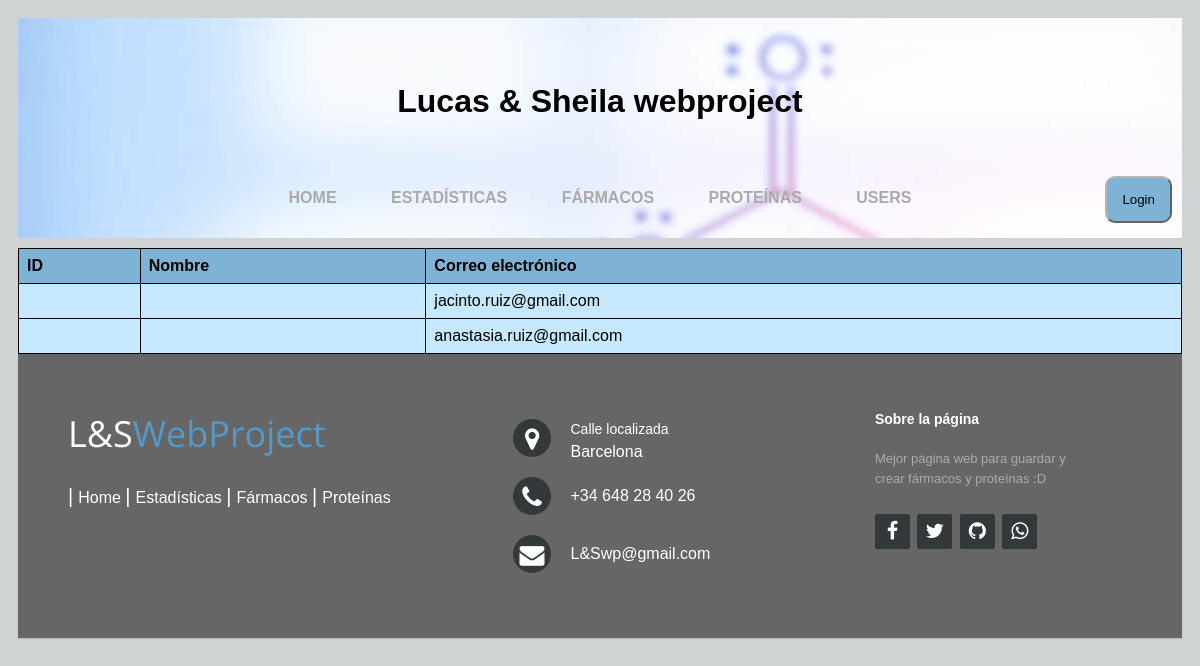
Screenshot of /php/listaUsers.php with the database file from the repository.
### tables this page shows
CREATE TABLE `usuarios` (
  `idUsuario` int(11) NOT NULL,
  `nombre` varchar(50) NOT NULL,
  `contrasenya` varchar(50) NOT NULL,
  `email` varchar(50) NOT NULL,
  `rol` varchar(50) NOT NULL,
  `fechaAlta` datetime NOT NULL,
  `activo` tinyint(1) NOT NULL
);

### php/listaUsers.php (the view, shortened to what this page needs)
<?php include_once('conexionBBDD.php');?>
<!DOCTYPE html>
<html lang="en">
<head>
    <link rel="stylesheet" href="../css/listaUsers.css">
    <link rel="stylesheet" href="../css/general.css">
    <link rel="stylesheet" href="https://cdnjs.cloudflare.com/ajax/libs/font-awesome/4.7.0/css/font-awesome.min.css">
</head>
<body>
    <header style="background-image: url('img/header3.jpg'); height: 200px;">
        <h1 id="header">Lucas & Sheila webproject</h1>
    <nav style ="margin-top: 55px;">
        <a href="../home.html">Home</a>
        <a href="../estadisticas.html">Estadísticas</a>
        <a href="../farmacos.html">Fármacos</a>
        <a href="../proteinas.html">Proteínas</a>
        <a href="/listaUsers">Users</a>
    </nav>
    <a href="login.html">
        <button id="btnLogin">Login</button>
    </a>
    </header>
    <div id="body">
      <table>
        <tr>
          <th>ID</th>
          <th>Nombre</th>
          <th>Correo electrónico</th>
          <?php $sql = "SELECT * FROM usuarios";
          $result = mysqli_query($conexion, $sql);
          while($row = mysqli_fetch_assoc($result)): ?>
          <tr>
            <td><?php echo $row['id']; ?></td>
            <td><?php echo $row['username']; ?></td>
            <td><?php echo $row['email']; ?></td>
          </tr>
          <?php endwhile; ?>
      </table>
    </div>
    <footer class="footer">
        <div class="footer-left">
            <h3>L&S<span>WebProject</span></h3>
            <p class="footer-links">
                <a href="home.html">Home</a>
                <a href="estadisticas.html">Estadísticas</a>
                <a href="farmacos.html">Fármacos</a>
                <a href="proteinas.html">Proteínas</a>
            </p>
        </div>
        <div class="footer-center">
            <div>
                <i class="fa fa-map-marker"></i>
                <p><span>Calle localizada</span>Barcelona</p>
            </div>
            <div>
                <i class="fa fa-phone"></i>
                <p>+34 648 28 40 26</p>
            </div>
            <div>
                <i class="fa fa-envelope"></i>
                <p><a href="mailto:support@company.com">L&Swp@gmail.com</a></p>
            </div>
        </div>
        <div class="footer-right">
            <p class="infop">
                <span>Sobre la página</span>
                Mejor página web para guardar y crear fármacos y proteínas :D
            </p>
            <div class="footer-icons">
                <a href="https://es-es.facebook.com/"><i class="fa fa-facebook"></i></a>
                <a href="https://twitter.com/"><i class="fa fa-twitter"></i></a>
                <a href="https://github.com/"><i class="fa fa-github"></i></a>
                <a href="web.whatsapp.com"><i class="fa fa-whatsapp"></i></a>
            </div>
        </div>
    </footer>
</body>
</html>

### css/listaUsers.css (style rules this page uses)
table { margin-top: 10px; width: 100%; border-collapse: collapse; }
th, td { border: 1px solid black; padding: 8px; text-align: left; }
th { background-color: #7FB3D5; }
td { background-color: #c5e8ff; }

### css/general.css (style rules this page uses)
header { padding: 10px; text-align: center; background-image: src('images/header3.jpg'); background-color: #D2FFE2; height: 200px; }
body { font-family: Arial; padding: 10px; background-color: #D0D3D4; }
nav { margin-top: 55px; background-color: #D2FFE2.0; background-attachment: fixed; margin-top: 55px; }
nav a { color: black; text-align: center; padding: 15px 15px; display: inline-block; line-height: 1; text-decoration: none; font-weight: 800; margin: 0 10px; text-transform: uppercase; color: #aaa; }
nav a:after { position: absolute; bottom: 0; left: 0; right: 0; margin: auto; width: 0%; content: '.'; color: transparent; background: #333; height: 1px; }
nav a, nav a:after, nav a:before { transition: all .5s; }
#btnLogin { color: black; padding: 15px 15px; margin-top: -45px; line-height: 1; float: right; background-color: #7FB3D5; cursor: pointer; border-radius: 10px; border-color: #B3B6B7; }
.footer { background: #666; box-shadow: 0 1px 1px 0 rgba(0, 0, 0, 0.12); box-sizing: border-box; width: 100%; text-align: left; font: bold 16px arial; padding: 55px 50px; }
.footer .footer-left, .footer .footer-center, .footer .footer-right { display: inline-block; vertical-align: top; }
.footer .footer-left { width: 40%; }
.footer h3 { color: #ffffff; font: normal 36px 'Open Sans', cursive; margin: 0; }
.footer h3 span { color: #5499C7; }
.footer .footer-links { color: #ffffff; margin: 20px 0 12px; padding: 0; }
.footer .footer-links a { display:inline-block; line-height: 1.8; font-weight:400; text-decoration: none; color: inherit; }
.footer .footer-center { width: 35%; }
.footer .footer-center i { background-color: #33383b; color: #ffffff; font-size: 25px; width: 38px; height: 38px; border-radius: 50%; text-align: center; line-height: 42px; margin: 10px 15px; vertical-align: middle; }
.footer .footer-center p { display: inline-block; color: #ffffff; font-weight:400; vertical-align: middle; margin:0; }
.footer .footer-center p span { display:block; font-weight: normal; font-size:14px; line-height:2; }
.footer .footer-center p a { color: white; text-decoration: none;; }
.footer .footer-links a:before { content: "|"; font-weight:300; font-size: 20px; left: 0; color: #fff; display: inline-block; padding-right: 5px; }
.footer .footer-right { width: 20%; }
.footer .infop { line-height: 20px; color: #a7acaf; font-size: 13px; font-weight: normal; margin: 0; }
.footer .infop span { display: block; color: #ffffff; font-size: 14px; font-weight: bold; margin-bottom: 20px; }
.footer .footer-icons { margin-top: 25px; }
.footer .footer-icons a { display: inline-block; width: 35px; height: 35px; cursor: pointer; background-color: #33383b; border-radius: 2px; font-size: 20px; color: #ffffff; text-align: center; line-height: 35px; margin-right: 3px; margin-bottom: 5px; }
#header { margin-top: 55px; }

### rows the page displays
usuarios: email "jacinto.ruiz@gmail.com"
usuarios: email "anastasia.ruiz@gmail.com"
